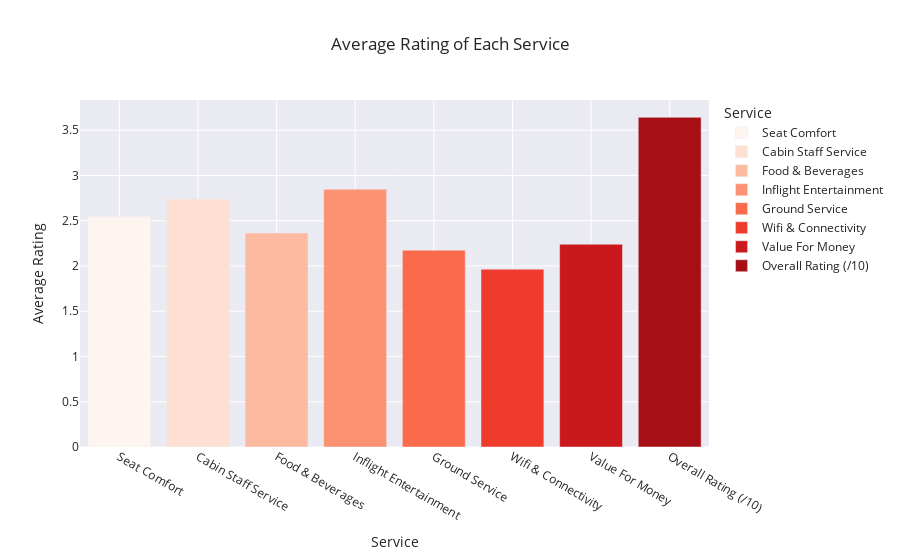

The code cell stored with this chart in its notebook:
### Code cell
# Use plotly to create a bar chart:
fig = px.bar(df2, x='Service', y='Average Rating', 
             title="Average Rating of Each Service", color = 'Service', color_discrete_sequence=px.colors.sequential.Reds,
             template = 'seaborn')
fig.show()

### Figure 1 — Plotly figure (JSON) as saved in the notebook; plotly's stock layout.template omitted (floating-point values rounded to 4 significant figures)
{"data": [{"alignmentgroup": "True", "hovertemplate": "Service=%{x}<br>Average Rating=%{y}<extra></extra>", "legendgroup": "Seat Comfort", "marker": {"color": "rgb(255,245,240)", "pattern": {"shape": ""}}, "name": "Seat Comfort", "offsetgroup": "Seat Comfort", "orientation": "v", "showlegend": true, "textposition": "auto", "type": "bar", "x": ["Seat Comfort"], "xaxis": "x", "y": [2.544], "yaxis": "y"}, {"alignmentgroup": "True", "hovertemplate": "Service=%{x}<br>Average Rating=%{y}<extra></extra>", "legendgroup": "Cabin Staff Service", "marker": {"color": "rgb(254,224,210)", "pattern": {"shape": ""}}, "name": "Cabin Staff Service", "offsetgroup": "Cabin Staff Service", "orientation": "v", "showlegend": true, "textposition": "auto", "type": "bar", "x": ["Cabin Staff Service"], "xaxis": "x", "y": [2.74], "yaxis": "y"}, {"alignmentgroup": "True", "hovertemplate": "Service=%{x}<br>Average Rating=%{y}<extra></extra>", "legendgroup": "Food & Beverages", "marker": {"color": "rgb(252,187,161)", "pattern": {"shape": ""}}, "name": "Food & Beverages", "offsetgroup": "Food & Beverages", "orientation": "v", "showlegend": true, "textposition": "auto", "type": "bar", "x": ["Food & Beverages"], "xaxis": "x", "y": [2.364], "yaxis": "y"}, {"alignmentgroup": "True", "hovertemplate": "Service=%{x}<br>Average Rating=%{y}<extra></extra>", "legendgroup": "Inflight Entertainment", "marker": {"color": "rgb(252,146,114)", "pattern": {"shape": ""}}, "name": "Inflight Entertainment", "offsetgroup": "Inflight Entertainment", "orientation": "v", "showlegend": true, "textposition": "auto", "type": "bar", "x": ["Inflight Entertainment"], "xaxis": "x", "y": [2.848], "yaxis": "y"}, {"alignmentgroup": "True", "hovertemplate": "Service=%{x}<br>Average Rating=%{y}<extra></extra>", "legendgroup": "Ground Service", "marker": {"color": "rgb(251,106,74)", "pattern": {"shape": ""}}, "name": "Ground Service", "offsetgroup": "Ground Service", "orientation": "v", "showlegend": true, "textposition": "auto", "type": "bar", "x": ["Ground Service"], "xaxis": "x", "y": [2.175], "yaxis": "y"}, {"alignmentgroup": "True", "hovertemplate": "Service=%{x}<br>Average Rating=%{y}<extra></extra>", "legendgroup": "Wifi & Connectivity", "marker": {"color": "rgb(239,59,44)", "pattern": {"shape": ""}}, "name": "Wifi & Connectivity", "offsetgroup": "Wifi & Connectivity", "orientation": "v", "showlegend": true, "textposition": "auto", "type": "bar", "x": ["Wifi & Connectivity"], "xaxis": "x", "y": [1.965], "yaxis": "y"}, {"alignmentgroup": "True", "hovertemplate": "Service=%{x}<br>Average Rating=%{y}<extra></extra>", "legendgroup": "Value For Money", "marker": {"color": "rgb(203,24,29)", "pattern": {"shape": ""}}, "name": "Value For Money", "offsetgroup": "Value For Money", "orientation": "v", "showlegend": true, "textposition": "auto", "type": "bar", "x": ["Value For Money"], "xaxis": "x", "y": [2.24], "yaxis": "y"}, {"alignmentgroup": "True", "hovertemplate": "Service=%{x}<br>Average Rating=%{y}<extra></extra>", "legendgroup": "Overall Rating (/10)", "marker": {"color": "rgb(165,15,21)", "pattern": {"shape": ""}}, "name": "Overall Rating (/10)", "offsetgroup": "Overall Rating (/10)", "orientation": "v", "showlegend": true, "textposition": "auto", "type": "bar", "x": ["Overall Rating (/10)"], "xaxis": "x", "y": [3.642], "yaxis": "y"}], "layout": {"barmode": "relative", "legend": {"title": {"text": "Service"}, "tracegroupgap": 0}, "title": {"text": "Average Rating of Each Service"}, "xaxis": {"anchor": "y", "categoryarray": ["Seat Comfort", "Cabin Staff Service", "Food & Beverages", "Inflight Entertainment", "Ground Service", "Wifi & Connectivity", "Value For Money", "Overall Rating (/10)"], "categoryorder": "array", "domain": [0, 1], "title": {"text": "Service"}}, "yaxis": {"anchor": "x", "domain": [0, 1], "title": {"text": "Average Rating"}}}}
